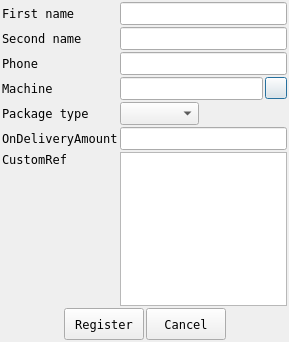
<?xml version="1.0" encoding="UTF-8"?>
<ui version="4.0">
 <class>QiwiPostRegisterPackage</class>
 <widget class="QDialog" name="QiwiPostRegisterPackage">
  <property name="windowModality">
   <enum>Qt::WindowModal</enum>
  </property>
  <property name="geometry">
   <rect>
    <x>0</x>
    <y>0</y>
    <width>289</width>
    <height>342</height>
   </rect>
  </property>
  <property name="font">
   <font>
    <family>DejaVu Sans Mono</family>
   </font>
  </property>
  <property name="windowTitle">
   <string>Register packages</string>
  </property>
  <layout class="QVBoxLayout" name="verticalLayout_2">
   <property name="spacing">
    <number>2</number>
   </property>
   <property name="margin">
    <number>2</number>
   </property>
   <item>
    <layout class="QFormLayout" name="formLayout">
     <property name="horizontalSpacing">
      <number>2</number>
     </property>
     <property name="verticalSpacing">
      <number>2</number>
     </property>
     <item row="0" column="0">
      <widget class="QLabel" name="lblFistName">
       <property name="text">
        <string>First name</string>
       </property>
      </widget>
     </item>
     <item row="0" column="1">
      <widget class="QLineEdit" name="leFirstName"/>
     </item>
     <item row="1" column="0">
      <widget class="QLabel" name="lblSecondName">
       <property name="text">
        <string>Second name</string>
       </property>
      </widget>
     </item>
     <item row="1" column="1">
      <widget class="QLineEdit" name="leSecondName"/>
     </item>
     <item row="2" column="0">
      <widget class="QLabel" name="lblPhone">
       <property name="text">
        <string>Phone</string>
       </property>
      </widget>
     </item>
     <item row="2" column="1">
      <widget class="QLineEdit" name="lePhone"/>
     </item>
     <item row="3" column="0">
      <widget class="QLabel" name="lblMachine">
       <property name="text">
        <string>Machine</string>
       </property>
      </widget>
     </item>
     <item row="3" column="1">
      <layout class="QHBoxLayout" name="horizontalLayout_2">
       <property name="spacing">
        <number>2</number>
       </property>
       <item>
        <widget class="QLineEdit" name="leMachine">
         <property name="readOnly">
          <bool>true</bool>
         </property>
        </widget>
       </item>
       <item>
        <widget class="QPushButton" name="pbSelectMachine">
         <property name="minimumSize">
          <size>
           <width>22</width>
           <height>22</height>
          </size>
         </property>
         <property name="maximumSize">
          <size>
           <width>22</width>
           <height>22</height>
          </size>
         </property>
         <property name="text">
          <string/>
         </property>
         <property name="icon">
          <iconset resource="resource.qrc">
           <normaloff>:/internal/images/16x16/server.png</normaloff>:/internal/images/16x16/server.png</iconset>
         </property>
        </widget>
       </item>
      </layout>
     </item>
     <item row="4" column="0">
      <widget class="QLabel" name="lblType">
       <property name="text">
        <string>Package type</string>
       </property>
      </widget>
     </item>
     <item row="4" column="1">
      <layout class="QHBoxLayout" name="horizontalLayout_3">
       <property name="spacing">
        <number>2</number>
       </property>
       <item>
        <widget class="QComboBox" name="cbPackType"/>
       </item>
       <item>
        <spacer name="horizontalSpacer_3">
         <property name="orientation">
          <enum>Qt::Horizontal</enum>
         </property>
         <property name="sizeHint" stdset="0">
          <size>
           <width>40</width>
           <height>20</height>
          </size>
         </property>
        </spacer>
       </item>
      </layout>
     </item>
     <item row="5" column="0">
      <widget class="QLabel" name="lblOnDeliveryAmount">
       <property name="text">
        <string>OnDeliveryAmount</string>
       </property>
      </widget>
     </item>
     <item row="5" column="1">
      <widget class="QLineEdit" name="leOnDeliveryAmount"/>
     </item>
     <item row="6" column="0">
      <layout class="QVBoxLayout" name="verticalLayout">
       <property name="spacing">
        <number>2</number>
       </property>
       <item>
        <widget class="QLabel" name="lblCustomRef">
         <property name="text">
          <string>CustomRef</string>
         </property>
        </widget>
       </item>
       <item>
        <spacer name="verticalSpacer">
         <property name="orientation">
          <enum>Qt::Vertical</enum>
         </property>
         <property name="sizeHint" stdset="0">
          <size>
           <width>20</width>
           <height>40</height>
          </size>
         </property>
        </spacer>
       </item>
      </layout>
     </item>
     <item row="6" column="1">
      <widget class="QTextEdit" name="teCustomRef"/>
     </item>
    </layout>
   </item>
   <item>
    <layout class="QHBoxLayout" name="horizontalLayout">
     <property name="spacing">
      <number>2</number>
     </property>
     <item>
      <spacer name="horizontalSpacer_2">
       <property name="orientation">
        <enum>Qt::Horizontal</enum>
       </property>
       <property name="sizeHint" stdset="0">
        <size>
         <width>40</width>
         <height>20</height>
        </size>
       </property>
      </spacer>
     </item>
     <item>
      <widget class="QPushButton" name="pbRegister">
       <property name="minimumSize">
        <size>
         <width>0</width>
         <height>32</height>
        </size>
       </property>
       <property name="maximumSize">
        <size>
         <width>16777215</width>
         <height>32</height>
        </size>
       </property>
       <property name="text">
        <string>Register</string>
       </property>
      </widget>
     </item>
     <item>
      <widget class="QPushButton" name="pbCancel">
       <property name="minimumSize">
        <size>
         <width>0</width>
         <height>32</height>
        </size>
       </property>
       <property name="maximumSize">
        <size>
         <width>16777215</width>
         <height>32</height>
        </size>
       </property>
       <property name="text">
        <string>Cancel</string>
       </property>
      </widget>
     </item>
     <item>
      <spacer name="horizontalSpacer">
       <property name="orientation">
        <enum>Qt::Horizontal</enum>
       </property>
       <property name="sizeHint" stdset="0">
        <size>
         <width>40</width>
         <height>20</height>
        </size>
       </property>
      </spacer>
     </item>
    </layout>
   </item>
  </layout>
 </widget>
 <resources>
  <include location="resource.qrc"/>
 </resources>
 <connections/>
</ui>
